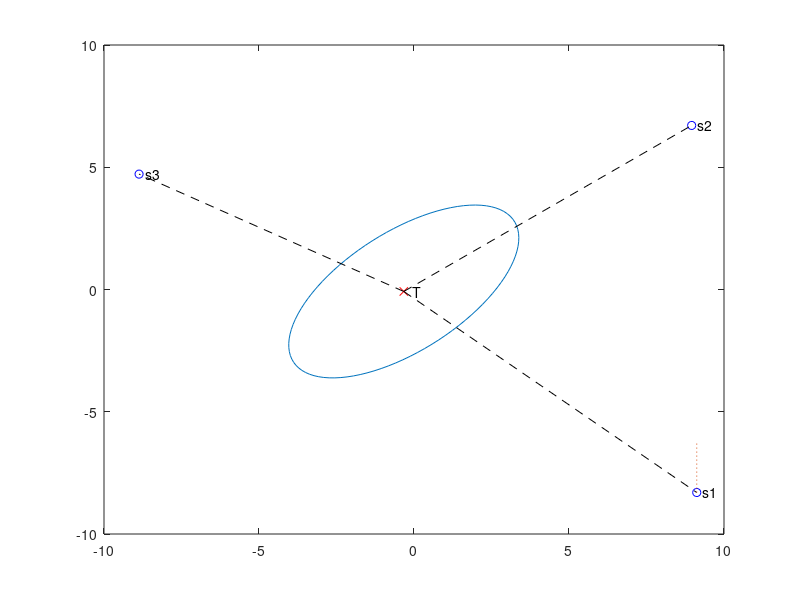

Here is the MATLAB script that generated this plot:
close all;clear all;

%Creating data for error ellipse
rng(1)
Q=[1,1]; 
d_rand=randn(50,1);
Xd_rand=normrnd(Q(1).*d_rand,1); %generates a 50x1 matrix with random distributed numbers (means/averages) 
... and a standared deviation of 1. Need to multiply d_rand by Q(1) in order to get different values in each column
Yd_rand=normrnd(Q(2).*d_rand,1);
data=[Xd_rand,Yd_rand];
mean=mean(data);

%Sensor
rng(2)
r_sen=-10+(10+10)*rand(3,2); %generates a 2x3 matrix that represents coordinates for 3 sensors
xsen=r_sen(:,1); %right column is x coordinate
ysen=r_sen(:,2); %left column is y coordinate

% Target
% rng(2)
% r_targ=-10+(10+10)*rand(1,2); %generates a 2x1 matrix that is the target's coordinates
% xtarg=r_targ(:,1);
% ytarg=r_targ(:,2);
xtarg=mean(1);
ytarg=mean(2);

minValueX=min([xsen;xtarg]); %computes the min x value from both sensor's and target's x coordinates
maxValueX=max([xsen;xtarg]);
minValueY=min([ysen;ytarg]);
maxValueY=max([ysen;ytarg]);

s1=([xsen(1:1), ysen(1:1)]); %sensor coordinates
s2=[xsen(2:2), ysen(2:2)];
s3=[xsen(3:3), ysen(3:3)];
T=([xtarg, ytarg]); %target coordinate

ang12=atan2(abs(det([s2-T;s1-T])),dot(s2-T,s1-T))*180/pi %angle between sensors 1 and 2
ang13=atan2(abs(det([s3-T;s1-T])),dot(s3-T,s1-T))*180/pi %angle between sensors 1 and 3
ang23=atan2(abs(det([s2-T;s3-T])),dot(s2-T,s3-T))*180/pi %angle between sensors 2 and 3

range_Ts1=sqrt((ytarg-ysen(1)).^2+(xtarg-xsen(1)).^2)
range_Ts2=sqrt((ytarg-ysen(2)).^2+(xtarg-xsen(2)).^2)
range_Ts3=sqrt((ytarg-ysen(3)).^2+(xtarg-xsen(3)).^2)

%%

%calculating eigenvectors and eigenvalues
cov=cov(data);
[eigvec,eigval]=eig(cov); %returns diagonal matrix of eigenvalues and cooresponding eignenvector matrix

% %Finding largest eigenvector
% [max_eigvec_c,max_eigvec_r]=find(eigval==max(max(eigval))); % find(__) finds where the max eigenvalue is located which is the fourth element (the subscript) so the max eigenvec is located in column 2 row 2
% max_eigvec=eigvec(:,max_eigvec_c); %max eigenvec is located at whatever column max_eigenvec_C cooresponds to (in this case the second colum)
% 
% %Finding largest eigenvalue
% max_eigval=max(max(eigval)); %max(matrix) returns a row vector containing the maximum value of each column in matrix so
%                           ...max(max() gives the max eigenvalue of that row vector which is the max of the entire matrix
% 
% %finding min eigenvector and eigenvalue
% if(max_eigvec_c == 1) % if max_eigvec_c equals 1 instead of 2 then...
%     min_eigval = max(eigval(:,2)); % the min_eigval is the maximum eigenvalue in the second column 
%     min_eigvec = eigvec(:,2); %the min eigenvec is the 2nd column of eigenvectors
% else
%     min_eigval = max(eigval(:,1)); %the min eigenvalue is the max eigenvalue in the first column
%     min_eigvec = eigvec(1,:); %the min eigenvec is the first column of eigvectors 
% end

%Computing max eigenvector and max eigenvalue and min eigenvector and min eigenvalue
[max_eigvec,max_eigval]=eigs(cov,1,'lm');
[min_eigvec,min_eigval]=eigs(cov,1,'sm');

%95% confidence 
theta_grid=linspace(0,2*pi); %50 points around the ellipse
chisquare_val=2.4477; %measurement of how expected values compare to results
theta=atan2(eigvec(2,2), eigvec(2,1)); %angle between x-axis and largest eigenvector
if (theta<0)
    theta=theta+2*pi;
end
%standard deviation
a=chisquare_val*sqrt(max_eigval); %major axis axis (sigma_u) (max error)     a = sqrt(eigenval(2, 2));
b=chisquare_val*sqrt(min_eigval); %sigma_V                                   b = sqrt(eigenval(1, 1));

%ellipse
ellipse_x=a*cos(theta_grid); %axis alligned ellipse in x and y coordinates
ellipse_y=b*sin(theta_grid);
R = [cos(theta) sin(theta); -sin(theta) cos(theta)]; % rotation matrix
ellipse = [ ellipse_x ; ellipse_y ]'* R; % rotated ellipse
ellipse_area=polyarea(ellipse_x,ellipse_y);

%rotated error ellipse
plot(ellipse(:,1)+mean(1),ellipse(:,2)+mean(2),'-'); 
hold on;

% Plot the eigenvectors
% quiver(mean(1), mean(2), max_eigvec(1)*sqrt(max_eigval), max_eigvec(2)*sqrt(max_eigval), '-m', 'LineWidth',1); %quiver plot displays velocity vectors as arrows with componets (u,v) at points (x,y)
% quiver(mean(1), mean(2), min_eigvec(1)*sqrt(min_eigval), min_eigvec(2)*sqrt(min_eigval), '-g', 'LineWidth',1);

plot(xsen,ysen, 'bo');
text(xsen(1),ysen(1),'  s1')
text(xsen(2),ysen(2),'  s2')
text(xsen(3),ysen(3),'  s3')
plot(xtarg,ytarg,'rx','MarkerFaceColor',[1,0,0])
text(xtarg,ytarg,'   T')
plot([xtarg,xsen(1)],[ytarg,ysen(1)],'--k')
plot([xtarg,xsen(2)],[ytarg,ysen(2)],'--k')
plot([xtarg,xsen(3)],[ytarg,ysen(3)],'--k')
perp_pt=[s1(1) s1(2)+2];
% plot(s1(1), s1(2)+2,'ko')
plot([s1(1),xsen(1)],[s1(2)+2,ysen(1)],'LineStyle', ':')
alpha1=atan2(abs(det([T-s2;perp_pt-s1])),dot(T-s1,perp_pt-s1))*180/pi
% xlabel('x')
% ylabel('y')


A=ellipse(10,:);
B=ellipse(45,:);
C=ellipse(75,:);
m=[A;B;C];
mx=m(:,1);
my=m(:,2);
% plot(mx,my,'go')
% text(mx(1),my(1),'  A')
% text(mx(2),my(2),'  B')
% text(mx(3),my(3),'  C')
       
M1=[A(1) A(2) A(1).^2+A(2).^2 1; B(1) B(2) B(1).^2+B(2).^2 1;C(1) C(2) C(1).^2+C(2).^2 1; xsen(1) ysen(1) xsen(1).^2+ysen(1).^2 1];
    if det(M1)>0
            disp('Sensor 1 lies inside ellipse')
    end
M2=[A(1) A(2) A(1).^2+A(2).^2 1; B(1) B(2) B(1).^2+B(2).^2 1;C(1) C(2) C(1).^2+C(2).^2 1; xsen(2) ysen(2) xsen(2).^2+ysen(2).^2 1];
    if det(M2)>0
            disp('Sensor 2 lies inside ellipse')
    end
M3=[A(1) A(2) A(1).^2+A(2).^2 1; B(1) B(2) B(1).^2+B(2).^2 1;C(1) C(2) C(1).^2+C(2).^2 1; xsen(3) ysen(3) xsen(3).^2+ysen(3).^2 1];
    if det(M3)>0
            disp('Sensor 3 lies inside ellipse')
    end
det_M1=det(M1);
det_M2=det(M2);
det_M3=det(M3);